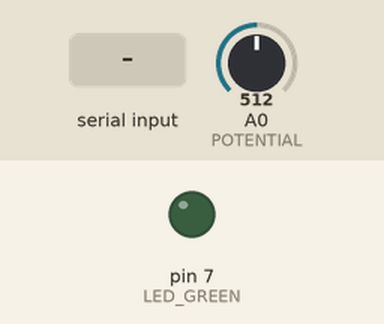
The sketch below on a simulated Arduino Uno, built with avr-gcc and run on an emulated ATmega328P. Parts: output pins drawn as LEDs (lit = HIGH). The inputs (shaded band) are chosen by the test bench; at power-on: A0 (POTENTIAL) = 512.

Above: at 1.8 s.
1.9 s: "30,150\n" received over the second serial link
At 5.4 s:
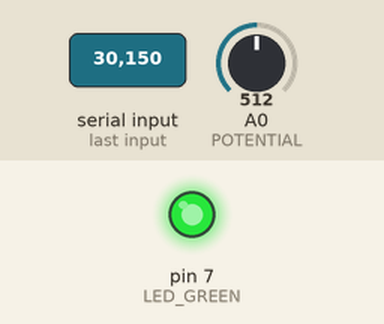
6.0 s: "1\n" received over the second serial link
10.1 s: "90,45\n" received over the second serial link
At 13.4 s:
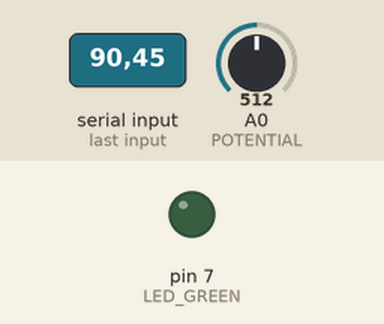
Timing chart, 0 to 14.9 s (numbered marks = the images above; inputs shaded):
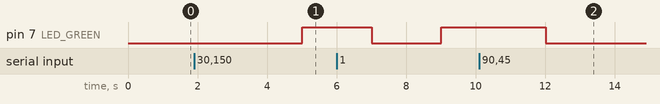

The sketch:

bluetooth.ino
```cpp
/* TX - 2
 * RX - 3
 */

#include<SoftwareSerial.h>

//블루투스 연동을 위한 소프트웨어 시리얼 구현//
SoftwareSerial BTSerial(3,2); //시리얼 정의 시 아두이노에 연결된 핀 번호와 크로스 되게 해준다.//

//LED 및 센서 정의//
const unsigned int LED_GREEN = 7;
const unsigned int POTENTIAL = A0;

int sensor_value = 0;

void setup() {
  // put your setup code here, to run once:
  Serial.begin(9600);
  BTSerial.begin(9600); //블루투스 통신 시작//

  pinMode(LED_GREEN, OUTPUT);
}

void loop() {
  // put your main code here, to run repeatedly:
  sensor_value = analogRead(POTENTIAL);

  if(BTSerial.available()){
    //Serial.write(BTSerial.read());

    int value = BTSerial.read() - '0';

    if(value == 1){
      digitalWrite(LED_GREEN, HIGH);
    } else if(value == 0){
      digitalWrite(LED_GREEN, LOW);
    }
  }

  if(sensor_value > 200){
    BTSerial.write('a');
  }

  delay(1000);
}
```

Measured:
- after the input at 1.9 s, pin 7 (LED_GREEN): LOW → HIGH after 3.1 s
- after the input at 10.1 s, pin 7 (LED_GREEN): HIGH → LOW after 1.9 s
